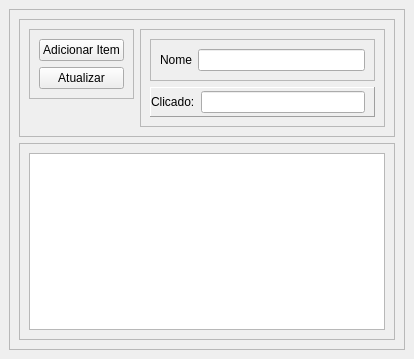
<?xml version="1.0" encoding="UTF-8"?>
<ui version="4.0">
 <class>MainWindow</class>
 <widget class="QMainWindow" name="MainWindow">
  <property name="geometry">
   <rect>
    <x>0</x>
    <y>0</y>
    <width>414</width>
    <height>359</height>
   </rect>
  </property>
  <property name="minimumSize">
   <size>
    <width>414</width>
    <height>359</height>
   </size>
  </property>
  <property name="maximumSize">
   <size>
    <width>640</width>
    <height>480</height>
   </size>
  </property>
  <property name="windowTitle">
   <string>MainWindow</string>
  </property>
  <widget class="QWidget" name="centralwidget">
   <layout class="QHBoxLayout" name="horizontalLayout">
    <item>
     <widget class="QFrame" name="frame">
      <property name="frameShape">
       <enum>QFrame::StyledPanel</enum>
      </property>
      <property name="frameShadow">
       <enum>QFrame::Raised</enum>
      </property>
      <layout class="QVBoxLayout" name="verticalLayout">
       <item>
        <widget class="QFrame" name="frame_3">
         <property name="frameShape">
          <enum>QFrame::StyledPanel</enum>
         </property>
         <property name="frameShadow">
          <enum>QFrame::Raised</enum>
         </property>
         <layout class="QHBoxLayout" name="horizontalLayout_2">
          <item alignment="Qt::AlignTop">
           <widget class="QFrame" name="frame_4">
            <property name="maximumSize">
             <size>
              <width>120</width>
              <height>16777215</height>
             </size>
            </property>
            <property name="frameShape">
             <enum>QFrame::StyledPanel</enum>
            </property>
            <property name="frameShadow">
             <enum>QFrame::Raised</enum>
            </property>
            <layout class="QVBoxLayout" name="verticalLayout_2">
             <item>
              <widget class="QPushButton" name="btn_AdicionarItem">
               <property name="text">
                <string>Adicionar Item</string>
               </property>
              </widget>
             </item>
             <item>
              <widget class="QPushButton" name="btn_Atualizar">
               <property name="text">
                <string>Atualizar</string>
               </property>
              </widget>
             </item>
            </layout>
           </widget>
          </item>
          <item>
           <widget class="QFrame" name="frame_5">
            <property name="frameShape">
             <enum>QFrame::StyledPanel</enum>
            </property>
            <property name="frameShadow">
             <enum>QFrame::Raised</enum>
            </property>
            <layout class="QVBoxLayout" name="verticalLayout_3">
             <item>
              <widget class="QFrame" name="frame_6">
               <property name="frameShape">
                <enum>QFrame::StyledPanel</enum>
               </property>
               <property name="frameShadow">
                <enum>QFrame::Raised</enum>
               </property>
               <layout class="QVBoxLayout" name="verticalLayout_4">
                <item>
                 <layout class="QFormLayout" name="formLayout">
                  <item row="0" column="0">
                   <widget class="QLabel" name="label">
                    <property name="text">
                     <string>Nome</string>
                    </property>
                   </widget>
                  </item>
                  <item row="0" column="1">
                   <widget class="QLineEdit" name="txt_Nome"/>
                  </item>
                 </layout>
                </item>
               </layout>
              </widget>
             </item>
             <item>
              <widget class="QFrame" name="frame_7">
               <property name="minimumSize">
                <size>
                 <width>0</width>
                 <height>30</height>
                </size>
               </property>
               <property name="maximumSize">
                <size>
                 <width>16777215</width>
                 <height>30</height>
                </size>
               </property>
               <property name="frameShape">
                <enum>QFrame::Panel</enum>
               </property>
               <property name="frameShadow">
                <enum>QFrame::Raised</enum>
               </property>
               <layout class="QHBoxLayout" name="horizontalLayout_3">
                <property name="leftMargin">
                 <number>0</number>
                </property>
                <property name="topMargin">
                 <number>0</number>
                </property>
                <property name="bottomMargin">
                 <number>0</number>
                </property>
                <item>
                 <widget class="QLabel" name="label_3">
                  <property name="maximumSize">
                   <size>
                    <width>80</width>
                    <height>16777215</height>
                   </size>
                  </property>
                  <property name="text">
                   <string>Clicado:</string>
                  </property>
                 </widget>
                </item>
                <item>
                 <widget class="QLineEdit" name="txt_Selecionado">
                  <property name="readOnly">
                   <bool>true</bool>
                  </property>
                 </widget>
                </item>
               </layout>
              </widget>
             </item>
            </layout>
           </widget>
          </item>
         </layout>
        </widget>
       </item>
       <item>
        <widget class="QFrame" name="frame_2">
         <property name="minimumSize">
          <size>
           <width>0</width>
           <height>0</height>
          </size>
         </property>
         <property name="frameShape">
          <enum>QFrame::StyledPanel</enum>
         </property>
         <property name="frameShadow">
          <enum>QFrame::Raised</enum>
         </property>
         <layout class="QHBoxLayout" name="horizontalLayout_4">
          <item>
           <widget class="QListWidget" name="lst_Itens"/>
          </item>
         </layout>
        </widget>
       </item>
      </layout>
     </widget>
    </item>
   </layout>
  </widget>
 </widget>
 <resources/>
 <connections/>
</ui>
